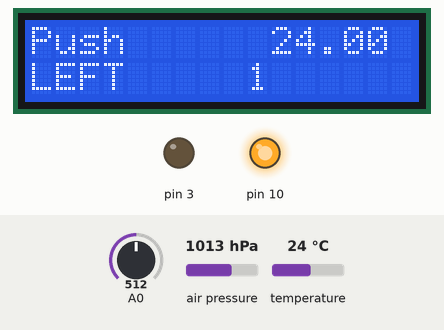
Simulated run of this program. Board: Arduino Uno, built with avr-gcc and run on an emulated ATmega328P. On the bench: 16×2 character LCD, output pins drawn as LEDs (lit = HIGH). The test bench sets the inputs (shaded band); at power-on: A0 = 512, temperature 24 °C, air pressure 1013 hPa.

Above: at 1.2 s.
1.3 s: A0 set to 633
3.5 s: A0 set to 667
At 4.5 s:
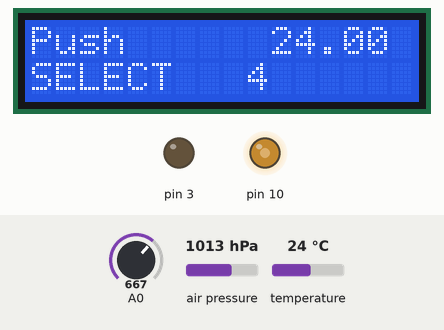
6.5 s: A0 set to 841
8.5 s: A0 set to 858
At 9.5 s:
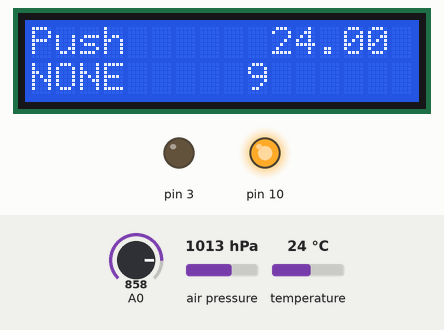
11.5 s: temperature set to 22.1 °C
At 12.8 s:
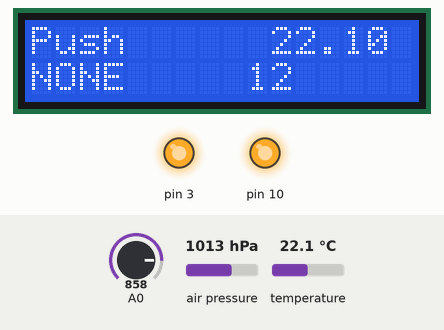
14.5 s: A0 set to 306
At 15.3 s:
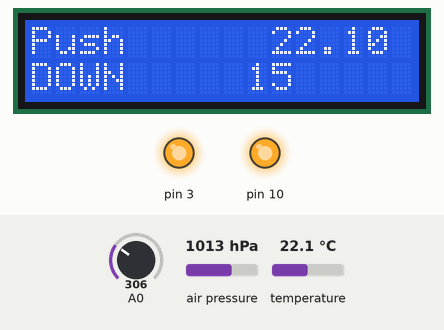
Timing chart, 0 to 17.5 s (numbered marks = the images above; inputs shaded):
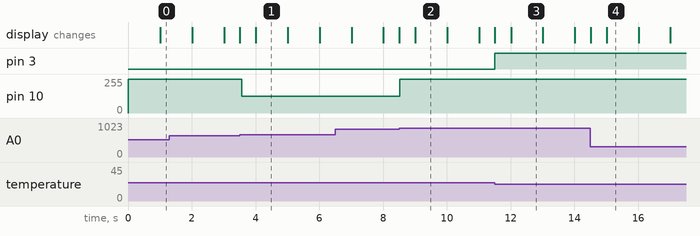

Measured:
- the behaviour switches between 649 and 650 on A0 (found by bisection; images 0 and 1)
- the behaviour switches between 849 and 850 on A0 (found by bisection; images 1 and 2)
- the behaviour switches between 23 and 22.9 °C on temperature (found by bisection; images 2 and 3)
- after the input at 3.5 s, pin 10: 255/255 → 125/255 after 0.07 s; the display: first changes at once (image 1 shows a later state)
- after the input at 8.5 s, the display: first changes at once (image 2 shows a later state)
- after the input at 11.5 s, pin 3: LOW → HIGH at once
- after the input at 14.5 s, the display: first changes at once (image 4 shows a later state)

The program:

main.cpp
```cpp
#include <Arduino.h>
//Sample using LiquidCrystal library
#include <LiquidCrystal.h>
#include <Adafruit_BMP280.h>
// select the pins used on the LCD panel
LiquidCrystal lcd(8, 9, 4, 5, 6, 7);

// define some values used by the panel and buttons
int lcd_key     = 0;
int adc_key_in  = 0;
#define btnRIGHT  0
#define btnUP     1
#define btnDOWN   2
#define btnLEFT   3
#define btnSELECT 4
#define btnNONE   5

int l=1;

Adafruit_BMP280 bmp;
Adafruit_Sensor *bmp_temp = bmp.getTemperatureSensor();
Adafruit_Sensor *bmp_pressure = bmp.getPressureSensor();


// read the buttons
int read_LCD_buttons()
{
 adc_key_in = analogRead(0);      // read the value from the sensor
 // my buttons when read are centered at these valies: 0, 144, 329, 504, 741
 // we add approx 50 to those values and check to see if we are close
 if (adc_key_in > 1000) return btnNONE; // We make this the 1st option for speed reasons since it will be the most likely result
 // For V1.1 us this threshold
 if (adc_key_in < 50)   return btnRIGHT;
 if (adc_key_in < 250)  return btnUP;
 if (adc_key_in < 450)  return btnDOWN;
 if (adc_key_in < 650)  return btnLEFT;
 if (adc_key_in < 850)  return btnSELECT;

 // For V1.0 comment the other threshold and use the one below:
/*
 if (adc_key_in < 50)   return btnRIGHT;
 if (adc_key_in < 195)  return btnUP;
 if (adc_key_in < 380)  return btnDOWN;
 if (adc_key_in < 555)  return btnLEFT;
 if (adc_key_in < 790)  return btnSELECT;
*/


 return btnNONE;  // when all others fail, return this...
}

void setup()
{
 pinMode(10,OUTPUT);
 digitalWrite(10,HIGH);
 pinMode(3,OUTPUT);
 digitalWrite(3,LOW);
 lcd.begin(16, 2);
 lcd.setCursor(0,0);
 lcd.print("Push ");
   if (!bmp.begin(0x76)) {
    lcd.print(F("ERROR"));
    while (1) delay(10);
  }
 bmp.setSampling(Adafruit_BMP280::MODE_NORMAL, // Режим работы
                   Adafruit_BMP280::SAMPLING_X2, // Точность изм. температуры
                   Adafruit_BMP280::SAMPLING_X16, // Точность изм. давления
                   Adafruit_BMP280::FILTER_X16, // Уровень фильтрации
                   Adafruit_BMP280::STANDBY_MS_500); // Период просыпания, мСек
}

void loop()
{
 lcd.setCursor(9,1);            // move cursor to second line "1" and 9 spaces over
 lcd.print(millis()/1000);      // display seconds elapsed since power-up

  sensors_event_t temp_event, pressure_event;
  bmp_temp->getEvent(&temp_event);
  bmp_pressure->getEvent(&pressure_event);

  if (temp_event.temperature>24){digitalWrite(3,LOW);}
  if (temp_event.temperature<23){digitalWrite(3,HIGH);}


 lcd.setCursor(10,0);
 //Serial.print(temp_event.temperature);
 lcd.print(temp_event.temperature);


 lcd.setCursor(0,1);            // move to the begining of the second line
 lcd_key = read_LCD_buttons();  // read the buttons

 switch (lcd_key)               // depending on which button was pushed, we perform an action
 {
   case btnRIGHT:
     {
     lcd.print("RIGHT ");
     break;
     }
   case btnLEFT:
     {
     lcd.print("LEFT   ");
     break;
     }
   case btnUP:
     {
     lcd.print("UP    ");
     break;
     }
   case btnDOWN:
     {
     lcd.print("DOWN  ");
     break;
     }
   case btnSELECT:
     {
     lcd.print("SELECT");
     l==1?l=0:l=1;
     digitalWrite(10,l);
     break;
     }
     case btnNONE:
     {
     lcd.print("NONE  ");
     break;
     }
 }

}


/*
#include <Adafruit_BMP280.h> // Библиотека для работы с датчиком BMP280

Adafruit_BMP280 bmp;
Adafruit_Sensor *bmp_temp = bmp.getTemperatureSensor();
Adafruit_Sensor *bmp_pressure = bmp.getPressureSensor();

void setup() {
  Serial.begin(9600);
  Serial.println(F("BMP280 Starting"));
  pinMode(13,OUTPUT);
  digitalWrite(13,LOW);
  pinMode(2,OUTPUT);
  digitalWrite(2,HIGH);
  if (!bmp.begin(0x76)) {
    Serial.println(F("BMP280 ERROR!!"));
    while (1) delay(10);
  }
  bmp.setSampling(Adafruit_BMP280::MODE_NORMAL, // Режим работы
                   Adafruit_BMP280::SAMPLING_X2, // Точность изм. температуры
                   Adafruit_BMP280::SAMPLING_X16, // Точность изм. давления
                   Adafruit_BMP280::FILTER_X16, // Уровень фильтрации
                   Adafruit_BMP280::STANDBY_MS_500); // Период просыпания, мСек
 //delay(500);
}


void loop() {
sensors_event_t temp_event, pressure_event;
  bmp_temp->getEvent(&temp_event);
  bmp_pressure->getEvent(&pressure_event);

  Serial.print(F("Temperature = "));
  Serial.print(temp_event.temperature);
  Serial.println(" *C");

  Serial.print(F("Pressure = "));
  Serial.print(pressure_event.pressure/1.33);
  Serial.println(" mm");

  Serial.println();


  if (temp_event.temperature>23){
    digitalWrite(13,HIGH);
    digitalWrite(2,LOW);
    Serial.println("ON");
  }
  else{
    digitalWrite(13,LOW);
    digitalWrite(2,HIGH);
    Serial.println("OFF");
  }
  delay(2000);
}*/
```
